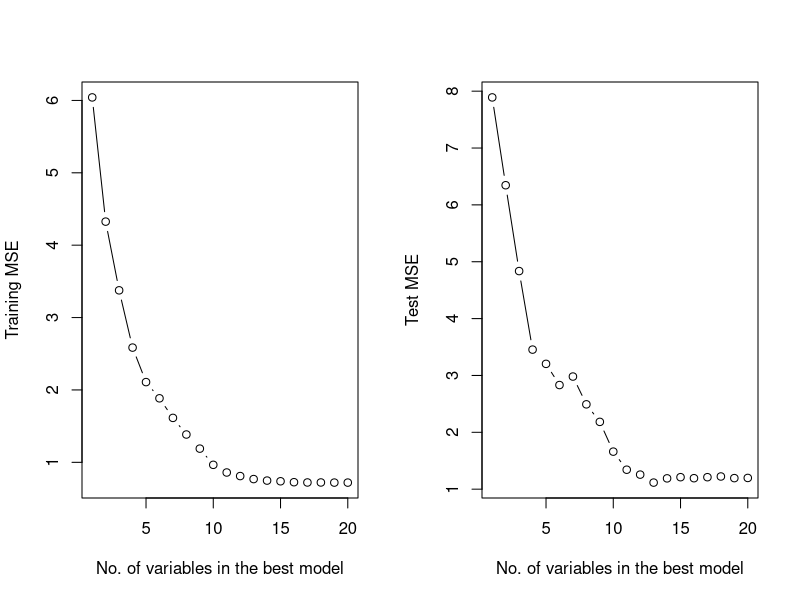

Write R code to recreate this figure.
###########################################################
##
## This code is the solution for Question 3 of Homework 2
## 
##
## Created: October 2, 2018
## Name: Shubham Sharma
###########################################################

library(leaps)

############################################
# Generating data as a matrix
# 
############################################

set.seed(12345)
d = matrix(rnorm(20000), 1000, 20, byrow = TRUE)
b = rnorm(20)
e = rnorm(20)
b[19] = b[16] = b[15] = b[11] = b[6] = b[1] = 0 
y = d%*%b + e  ## Matrix-vector product

############################################
# Splitting the data into 100 training 
# observations and 900 test observations
############################################

set.seed(1234)
tr = sample(1:1000, 100) 
trd = d[tr,]
tsd = d[-tr,]
try = y[tr,]
tsy = y[-tr,]

############################################
# Best Subset Selection
# 
############################################

bss <- regsubsets(try~., data = data.frame(trd, try), nbest = 1, nvmax = 20, method = "exhaustive")

## Plotting the Training and Test MSE

trerrd = c()
tserrd = c()
cn = colnames(d, do.NULL = FALSE, prefix = "X")
for (i in 1:20){
  ci = coef(bss, id = i)
  bssptr = as.matrix(trd[, cn %in% names(ci)]) %*% ci[names(ci) %in% cn]
  bsspts = as.matrix(tsd[, cn %in% names(ci)]) %*% ci[names(ci) %in% cn]
  trerr = mean((try - bssptr)^2)
  trerrd = c(trerrd, trerr)
  tserr = mean((tsy - bsspts)^2)
  tserrd = c(tserrd, tserr)
}
quartz()
par(mfrow = c(1,2))
plot(trerrd, xlab = "No. of variables in the best model", ylab = "Training MSE", type = "b")
plot(tserrd, xlab = "No. of variables in the best model", ylab = "Test MSE", type = "b")

## Smallest test MSE
which.min(tserrd)

## Coefficients for the best model
coef(bss, id = 13)
